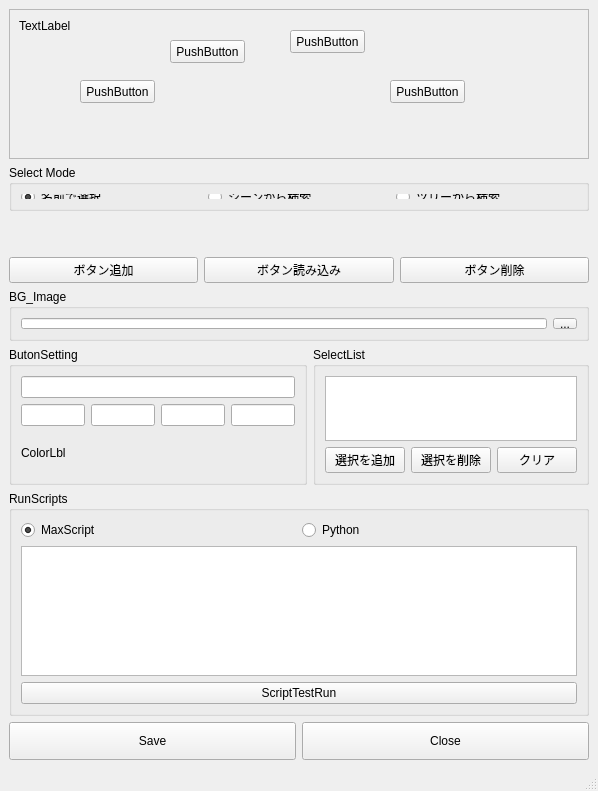
<?xml version="1.0" encoding="UTF-8"?>
<ui version="4.0">
 <class>MainWindow</class>
 <widget class="QMainWindow" name="MainWindow">
  <property name="geometry">
   <rect>
    <x>0</x>
    <y>0</y>
    <width>598</width>
    <height>791</height>
   </rect>
  </property>
  <property name="windowTitle">
   <string>MainWindow</string>
  </property>
  <widget class="QWidget" name="centralwidget">
   <layout class="QGridLayout" name="gridLayout" rowstretch="2,0,0,0,0,0,0,0">
    <item row="5" column="0">
     <layout class="QHBoxLayout" name="horizontalLayout_4" stretch="0,1">
      <property name="bottomMargin">
       <number>0</number>
      </property>
      <item>
       <widget class="QGroupBox" name="btStats">
        <property name="minimumSize">
         <size>
          <width>0</width>
          <height>96</height>
         </size>
        </property>
        <property name="maximumSize">
         <size>
          <width>360</width>
          <height>16777215</height>
         </size>
        </property>
        <property name="title">
         <string>ButonSetting</string>
        </property>
        <layout class="QVBoxLayout" name="verticalLayout_4">
         <item>
          <widget class="QLineEdit" name="lineEdit_2"/>
         </item>
         <item>
          <layout class="QHBoxLayout" name="horizontalLayout_3">
           <property name="bottomMargin">
            <number>0</number>
           </property>
           <item>
            <widget class="QLineEdit" name="lineEdit_5">
             <property name="text">
              <string/>
             </property>
            </widget>
           </item>
           <item>
            <widget class="QLineEdit" name="lineEdit_4"/>
           </item>
           <item>
            <widget class="QLineEdit" name="lineEdit"/>
           </item>
           <item>
            <widget class="QLineEdit" name="lineEdit_3"/>
           </item>
          </layout>
         </item>
         <item>
          <widget class="QLabel" name="label_2">
           <property name="text">
            <string>ColorLbl</string>
           </property>
          </widget>
         </item>
        </layout>
       </widget>
      </item>
      <item>
       <widget class="QGroupBox" name="selObjGb">
        <property name="minimumSize">
         <size>
          <width>0</width>
          <height>96</height>
         </size>
        </property>
        <property name="title">
         <string>SelectList</string>
        </property>
        <layout class="QVBoxLayout" name="verticalLayout_2">
         <item>
          <widget class="QListWidget" name="listWidget">
           <property name="maximumSize">
            <size>
             <width>16777215</width>
             <height>128</height>
            </size>
           </property>
          </widget>
         </item>
         <item>
          <layout class="QHBoxLayout" name="horizontalLayout_2">
           <property name="bottomMargin">
            <number>0</number>
           </property>
           <item>
            <widget class="QPushButton" name="pushButton_5">
             <property name="text">
              <string>選択を追加</string>
             </property>
            </widget>
           </item>
           <item>
            <widget class="QPushButton" name="pushButton_6">
             <property name="text">
              <string>選択を削除</string>
             </property>
            </widget>
           </item>
           <item>
            <widget class="QPushButton" name="pushButton_7">
             <property name="text">
              <string>クリア</string>
             </property>
            </widget>
           </item>
          </layout>
         </item>
        </layout>
       </widget>
      </item>
     </layout>
    </item>
    <item row="7" column="0">
     <layout class="QHBoxLayout" name="horizontalLayout_6">
      <property name="bottomMargin">
       <number>0</number>
      </property>
      <item>
       <widget class="QPushButton" name="pushButton_12">
        <property name="minimumSize">
         <size>
          <width>0</width>
          <height>38</height>
         </size>
        </property>
        <property name="text">
         <string>Save</string>
        </property>
       </widget>
      </item>
      <item>
       <widget class="QPushButton" name="pushButton_8">
        <property name="minimumSize">
         <size>
          <width>0</width>
          <height>38</height>
         </size>
        </property>
        <property name="text">
         <string>Close</string>
        </property>
       </widget>
      </item>
     </layout>
    </item>
    <item row="6" column="0">
     <widget class="QGroupBox" name="groupBox">
      <property name="minimumSize">
       <size>
        <width>0</width>
        <height>64</height>
       </size>
      </property>
      <property name="title">
       <string>RunScripts</string>
      </property>
      <layout class="QVBoxLayout" name="verticalLayout_3">
       <item>
        <layout class="QHBoxLayout" name="horizontalLayout_5">
         <property name="bottomMargin">
          <number>0</number>
         </property>
         <item>
          <widget class="QRadioButton" name="radioButton_2">
           <property name="text">
            <string>MaxScript</string>
           </property>
           <property name="checked">
            <bool>true</bool>
           </property>
          </widget>
         </item>
         <item>
          <widget class="QRadioButton" name="radioButton">
           <property name="text">
            <string>Python</string>
           </property>
          </widget>
         </item>
        </layout>
       </item>
       <item>
        <widget class="QTextBrowser" name="textBrowser">
         <property name="minimumSize">
          <size>
           <width>0</width>
           <height>24</height>
          </size>
         </property>
        </widget>
       </item>
       <item>
        <widget class="QPushButton" name="pushButton_13">
         <property name="text">
          <string>ScriptTestRun</string>
         </property>
        </widget>
       </item>
      </layout>
     </widget>
    </item>
    <item row="0" column="0">
     <layout class="QHBoxLayout" name="horizontalLayout_9">
      <property name="bottomMargin">
       <number>20</number>
      </property>
      <item>
       <layout class="QVBoxLayout" name="verticalLayout_5">
        <property name="leftMargin">
         <number>0</number>
        </property>
       </layout>
      </item>
      <item>
       <layout class="QVBoxLayout" name="verticalLayout">
        <property name="bottomMargin">
         <number>20</number>
        </property>
        <item>
         <widget class="QScrollArea" name="scrollArea">
          <property name="minimumSize">
           <size>
            <width>100</width>
            <height>150</height>
           </size>
          </property>
          <property name="verticalScrollBarPolicy">
           <enum>Qt::ScrollBarAsNeeded</enum>
          </property>
          <property name="widgetResizable">
           <bool>true</bool>
          </property>
          <widget class="QWidget" name="scrollAreaWidgetContents">
           <property name="geometry">
            <rect>
             <x>0</x>
             <y>0</y>
             <width>566</width>
             <height>148</height>
            </rect>
           </property>
           <widget class="QLabel" name="label">
            <property name="geometry">
             <rect>
              <x>9</x>
              <y>9</y>
              <width>541</width>
              <height>451</height>
             </rect>
            </property>
            <property name="text">
             <string>TextLabel</string>
            </property>
            <property name="alignment">
             <set>Qt::AlignLeading|Qt::AlignLeft|Qt::AlignTop</set>
            </property>
           </widget>
           <widget class="QPushButton" name="pushButton">
            <property name="geometry">
             <rect>
              <x>160</x>
              <y>30</y>
              <width>75</width>
              <height>23</height>
             </rect>
            </property>
            <property name="text">
             <string>PushButton</string>
            </property>
           </widget>
           <widget class="QPushButton" name="pushButton_2">
            <property name="geometry">
             <rect>
              <x>380</x>
              <y>70</y>
              <width>75</width>
              <height>23</height>
             </rect>
            </property>
            <property name="text">
             <string>PushButton</string>
            </property>
           </widget>
           <widget class="QPushButton" name="pushButton_3">
            <property name="geometry">
             <rect>
              <x>280</x>
              <y>20</y>
              <width>75</width>
              <height>23</height>
             </rect>
            </property>
            <property name="text">
             <string>PushButton</string>
            </property>
           </widget>
           <widget class="QPushButton" name="pushButton_4">
            <property name="geometry">
             <rect>
              <x>70</x>
              <y>70</y>
              <width>75</width>
              <height>23</height>
             </rect>
            </property>
            <property name="text">
             <string>PushButton</string>
            </property>
           </widget>
          </widget>
         </widget>
        </item>
        <item>
         <widget class="QGroupBox" name="selModeGb">
          <property name="minimumSize">
           <size>
            <width>0</width>
            <height>46</height>
           </size>
          </property>
          <property name="maximumSize">
           <size>
            <width>16777215</width>
            <height>46</height>
           </size>
          </property>
          <property name="title">
           <string>Select Mode</string>
          </property>
          <layout class="QHBoxLayout" name="horizontalLayout">
           <item>
            <widget class="QRadioButton" name="nameSelRb">
             <property name="text">
              <string>名前で選択</string>
             </property>
             <property name="checked">
              <bool>true</bool>
             </property>
            </widget>
           </item>
           <item>
            <widget class="QRadioButton" name="searchSelRb">
             <property name="text">
              <string>シーンから検索</string>
             </property>
            </widget>
           </item>
           <item>
            <widget class="QRadioButton" name="searchTreeSelRb">
             <property name="text">
              <string>ツリーから検索</string>
             </property>
             <property name="checked">
              <bool>false</bool>
             </property>
            </widget>
           </item>
          </layout>
         </widget>
        </item>
       </layout>
      </item>
     </layout>
    </item>
    <item row="4" column="0">
     <widget class="QGroupBox" name="groupBox_2">
      <property name="minimumSize">
       <size>
        <width>0</width>
        <height>52</height>
       </size>
      </property>
      <property name="maximumSize">
       <size>
        <width>16777215</width>
        <height>52</height>
       </size>
      </property>
      <property name="title">
       <string>BG_Image</string>
      </property>
      <layout class="QHBoxLayout" name="horizontalLayout_8">
       <item>
        <widget class="QLineEdit" name="lineEdit_6"/>
       </item>
       <item>
        <widget class="QToolButton" name="toolButton">
         <property name="text">
          <string>...</string>
         </property>
        </widget>
       </item>
      </layout>
     </widget>
    </item>
    <item row="3" column="0">
     <layout class="QHBoxLayout" name="horizontalLayout_7">
      <property name="bottomMargin">
       <number>0</number>
      </property>
      <item>
       <widget class="QPushButton" name="pushButton_10">
        <property name="text">
         <string>ボタン追加</string>
        </property>
       </widget>
      </item>
      <item>
       <widget class="QPushButton" name="pushButton_11">
        <property name="text">
         <string>ボタン読み込み</string>
        </property>
       </widget>
      </item>
      <item>
       <widget class="QPushButton" name="pushButton_9">
        <property name="text">
         <string>ボタン削除</string>
        </property>
       </widget>
      </item>
     </layout>
    </item>
   </layout>
  </widget>
  <widget class="QMenuBar" name="menubar">
   <property name="geometry">
    <rect>
     <x>0</x>
     <y>0</y>
     <width>598</width>
     <height>24</height>
    </rect>
   </property>
  </widget>
  <widget class="QStatusBar" name="statusbar"/>
 </widget>
 <resources/>
 <connections/>
</ui>
